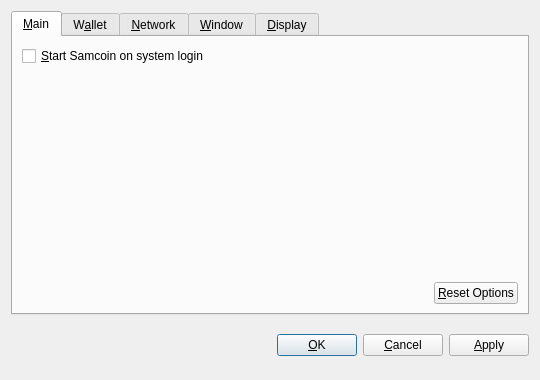
<?xml version="1.0" encoding="UTF-8"?>
<ui version="4.0">
 <class>OptionsDialog</class>
 <widget class="QDialog" name="OptionsDialog">
  <property name="geometry">
   <rect>
    <x>0</x>
    <y>0</y>
    <width>540</width>
    <height>380</height>
   </rect>
  </property>
  <property name="windowTitle">
   <string>Options</string>
  </property>
  <property name="modal">
   <bool>true</bool>
  </property>
  <layout class="QVBoxLayout" name="verticalLayout">
   <item>
    <widget class="QTabWidget" name="tabWidget">
     <property name="tabPosition">
      <enum>QTabWidget::North</enum>
     </property>
     <property name="currentIndex">
      <number>0</number>
     </property>
     <widget class="QWidget" name="tabMain">
      <attribute name="title">
       <string>&amp;Main</string>
      </attribute>
      <layout class="QVBoxLayout" name="verticalLayout_Main">
       <item>
        <widget class="QCheckBox" name="bitcoinAtStartup">
         <property name="toolTip">
          <string>Automatically start Samcoin after logging in to the system.</string>
         </property>
         <property name="text">
          <string>&amp;Start Samcoin on system login</string>
         </property>
        </widget>
       </item>
       <item>
        <spacer name="verticalSpacer_Main">
         <property name="orientation">
          <enum>Qt::Vertical</enum>
         </property>
         <property name="sizeHint" stdset="0">
          <size>
           <width>20</width>
           <height>40</height>
          </size>
         </property>
        </spacer>
       </item>
       <item>
        <layout class="QHBoxLayout" name="horizontalLayout_2_Main">
         <item>
          <spacer name="horizontalSpacer_2_Main">
           <property name="orientation">
            <enum>Qt::Horizontal</enum>
           </property>
           <property name="sizeHint" stdset="0">
            <size>
             <width>40</width>
             <height>20</height>
            </size>
           </property>
          </spacer>
         </item>
         <item>
          <widget class="QPushButton" name="resetButton">
           <property name="toolTip">
            <string>Reset all client options to default.</string>
           </property>
           <property name="text">
            <string>&amp;Reset Options</string>
           </property>
           <property name="autoDefault">
            <bool>false</bool>
           </property>
          </widget>
         </item>
        </layout>
       </item>
      </layout>
     </widget>
     <widget class="QWidget" name="tabWallet">
      <attribute name="title">
       <string>W&amp;allet</string>
      </attribute>
      <layout class="QVBoxLayout" name="verticalLayout_Network">
       <item>
        <widget class="QLabel" name="transactionFeeInfoLabel">
         <property name="text">
          <string>Optional transaction fee per kB that helps make sure your transactions are processed quickly. Most transactions are 1 kB.</string>
         </property>
         <property name="textFormat">
          <enum>Qt::PlainText</enum>
         </property>
         <property name="wordWrap">
          <bool>true</bool>
         </property>
        </widget>
       </item>
       <item>
        <layout class="QHBoxLayout" name="horizontalLayout_1_Main">
         <item>
          <widget class="QLabel" name="transactionFeeLabel">
           <property name="text">
            <string>Pay transaction &amp;fee</string>
           </property>
           <property name="textFormat">
            <enum>Qt::PlainText</enum>
           </property>
           <property name="buddy">
            <cstring>transactionFee</cstring>
           </property>
          </widget>
         </item>
         <item>
          <widget class="BitcoinAmountField" name="transactionFee"/>
         </item>
         <item>
          <spacer name="horizontalSpacer_1_Main">
           <property name="orientation">
            <enum>Qt::Horizontal</enum>
           </property>
           <property name="sizeHint" stdset="0">
            <size>
             <width>40</width>
             <height>20</height>
            </size>
           </property>
          </spacer>
         </item>
        </layout>
       </item>
       <item>
        <widget class="QLabel" name="label">
         <property name="text">
          <string>If you disable the spending of unconfirmed change, the change from a transaction cannot be used until that transaction has at least one confirmation. This also affects how your balance is computed.</string>
         </property>
         <property name="wordWrap">
          <bool>true</bool>
         </property>
        </widget>
       </item>
       <item>
        <widget class="QCheckBox" name="spendZeroConfChange">
         <property name="text">
          <string>Spend unconfirmed change  (experts only)</string>
         </property>
        </widget>
       </item>
       <item>
        <spacer name="verticalSpacer">
         <property name="orientation">
          <enum>Qt::Vertical</enum>
         </property>
         <property name="sizeHint" stdset="0">
          <size>
           <width>20</width>
           <height>40</height>
          </size>
         </property>
        </spacer>
       </item>
      </layout>
     </widget>
     <widget class="QWidget" name="tabNetwork">
      <attribute name="title">
       <string>&amp;Network</string>
      </attribute>
      <layout class="QVBoxLayout" name="verticalLayout_Network">
       <item>
        <widget class="QCheckBox" name="mapPortUpnp">
         <property name="toolTip">
          <string>Automatically open the Samcoin client port on the router. This only works when your router supports UPnP and it is enabled.</string>
         </property>
         <property name="text">
          <string>Map port using &amp;UPnP</string>
         </property>
        </widget>
       </item>
       <item>
        <widget class="QCheckBox" name="connectSocks">
         <property name="toolTip">
          <string>Connect to the Samcoin network through a SOCKS proxy (e.g. when connecting through Tor).</string>
         </property>
         <property name="text">
          <string>&amp;Connect through SOCKS proxy:</string>
         </property>
        </widget>
       </item>
       <item>
        <layout class="QHBoxLayout" name="horizontalLayout_Network">
         <item>
          <widget class="QLabel" name="proxyIpLabel">
           <property name="text">
            <string>Proxy &amp;IP:</string>
           </property>
           <property name="textFormat">
            <enum>Qt::PlainText</enum>
           </property>
           <property name="buddy">
            <cstring>proxyIp</cstring>
           </property>
          </widget>
         </item>
         <item>
          <widget class="QValidatedLineEdit" name="proxyIp">
           <property name="maximumSize">
            <size>
             <width>140</width>
             <height>16777215</height>
            </size>
           </property>
           <property name="toolTip">
            <string>IP address of the proxy (e.g. 127.0.0.1)</string>
           </property>
          </widget>
         </item>
         <item>
          <widget class="QLabel" name="proxyPortLabel">
           <property name="text">
            <string>&amp;Port:</string>
           </property>
           <property name="textFormat">
            <enum>Qt::PlainText</enum>
           </property>
           <property name="buddy">
            <cstring>proxyPort</cstring>
           </property>
          </widget>
         </item>
         <item>
          <widget class="QLineEdit" name="proxyPort">
           <property name="maximumSize">
            <size>
             <width>55</width>
             <height>16777215</height>
            </size>
           </property>
           <property name="toolTip">
            <string>Port of the proxy (e.g. 9050)</string>
           </property>
          </widget>
         </item>
         <item>
          <widget class="QLabel" name="socksVersionLabel">
           <property name="text">
            <string>SOCKS &amp;Version:</string>
           </property>
           <property name="textFormat">
            <enum>Qt::PlainText</enum>
           </property>
           <property name="buddy">
            <cstring>socksVersion</cstring>
           </property>
          </widget>
         </item>
         <item>
          <widget class="QValueComboBox" name="socksVersion">
           <property name="toolTip">
            <string>SOCKS version of the proxy (e.g. 5)</string>
           </property>
          </widget>
         </item>
         <item>
          <spacer name="horizontalSpacer_Network">
           <property name="orientation">
            <enum>Qt::Horizontal</enum>
           </property>
           <property name="sizeHint" stdset="0">
            <size>
             <width>40</width>
             <height>20</height>
            </size>
           </property>
          </spacer>
         </item>
        </layout>
       </item>
       <item>
        <spacer name="verticalSpacer_Network">
         <property name="orientation">
          <enum>Qt::Vertical</enum>
         </property>
         <property name="sizeHint" stdset="0">
          <size>
           <width>20</width>
           <height>40</height>
          </size>
         </property>
        </spacer>
       </item>
      </layout>
     </widget>
     <widget class="QWidget" name="tabWindow">
      <attribute name="title">
       <string>&amp;Window</string>
      </attribute>
      <layout class="QVBoxLayout" name="verticalLayout_Window">
       <item>
        <widget class="QCheckBox" name="minimizeToTray">
         <property name="toolTip">
          <string>Show only a tray icon after minimizing the window.</string>
         </property>
         <property name="text">
          <string>&amp;Minimize to the tray instead of the taskbar</string>
         </property>
        </widget>
       </item>
       <item>
        <widget class="QCheckBox" name="minimizeOnClose">
         <property name="toolTip">
          <string>Minimize instead of exit the application when the window is closed. When this option is enabled, the application will be closed only after selecting Quit in the menu.</string>
         </property>
         <property name="text">
          <string>M&amp;inimize on close</string>
         </property>
        </widget>
       </item>
       <item>
        <spacer name="verticalSpacer_Window">
         <property name="orientation">
          <enum>Qt::Vertical</enum>
         </property>
         <property name="sizeHint" stdset="0">
          <size>
           <width>20</width>
           <height>40</height>
          </size>
         </property>
        </spacer>
       </item>
      </layout>
     </widget>
     <widget class="QWidget" name="tabDisplay">
      <attribute name="title">
       <string>&amp;Display</string>
      </attribute>
      <layout class="QVBoxLayout" name="verticalLayout_Display">
       <item>
        <layout class="QHBoxLayout" name="horizontalLayout_1_Display">
         <item>
          <widget class="QLabel" name="langLabel">
           <property name="text">
            <string>User Interface &amp;language:</string>
           </property>
           <property name="textFormat">
            <enum>Qt::PlainText</enum>
           </property>
           <property name="buddy">
            <cstring>lang</cstring>
           </property>
          </widget>
         </item>
         <item>
          <widget class="QValueComboBox" name="lang">
           <property name="toolTip">
            <string>The user interface language can be set here. This setting will take effect after restarting Samcoin.</string>
           </property>
          </widget>
         </item>
        </layout>
       </item>
       <item>
        <layout class="QHBoxLayout" name="horizontalLayout_2_Display">
         <item>
          <widget class="QLabel" name="unitLabel">
           <property name="text">
            <string>&amp;Unit to show amounts in:</string>
           </property>
           <property name="textFormat">
            <enum>Qt::PlainText</enum>
           </property>
           <property name="buddy">
            <cstring>unit</cstring>
           </property>
          </widget>
         </item>
         <item>
          <widget class="QValueComboBox" name="unit">
           <property name="toolTip">
            <string>Choose the default subdivision unit to show in the interface and when sending coins.</string>
           </property>
          </widget>
         </item>
        </layout>
       </item>
       <item>
        <widget class="QCheckBox" name="displayAddresses">
         <property name="toolTip">
          <string>Whether to show Samcoin addresses in the transaction list or not.</string>
         </property>
         <property name="text">
          <string>&amp;Display addresses in transaction list</string>
         </property>
        </widget>
       </item>
       <item>
        <widget class="QCheckBox" name="coinControlFeatures">
         <property name="toolTip">
          <string>Whether to show coin control features or not.</string>
         </property>
         <property name="text">
          <string>Display coin &amp;control features (experts only!)</string>
         </property>
        </widget>
       </item>
       <item>
        <spacer name="verticalSpacer_Display">
         <property name="orientation">
          <enum>Qt::Vertical</enum>
         </property>
         <property name="sizeHint" stdset="0">
          <size>
           <width>20</width>
           <height>40</height>
          </size>
         </property>
        </spacer>
       </item>
      </layout>
     </widget>
    </widget>
   </item>
   <item>
    <layout class="QHBoxLayout" name="horizontalLayout_Buttons">
     <item>
      <spacer name="horizontalSpacer_1">
       <property name="orientation">
        <enum>Qt::Horizontal</enum>
       </property>
       <property name="sizeHint" stdset="0">
        <size>
         <width>40</width>
         <height>48</height>
        </size>
       </property>
      </spacer>
     </item>
     <item>
      <widget class="QLabel" name="statusLabel">
       <property name="font">
        <font>
         <weight>75</weight>
         <bold>true</bold>
        </font>
       </property>
       <property name="text">
        <string/>
       </property>
       <property name="textFormat">
        <enum>Qt::PlainText</enum>
       </property>
       <property name="wordWrap">
        <bool>true</bool>
       </property>
      </widget>
     </item>
     <item>
      <spacer name="horizontalSpacer_2">
       <property name="orientation">
        <enum>Qt::Horizontal</enum>
       </property>
       <property name="sizeHint" stdset="0">
        <size>
         <width>40</width>
         <height>48</height>
        </size>
       </property>
      </spacer>
     </item>
     <item>
      <widget class="QPushButton" name="okButton">
       <property name="text">
        <string>&amp;OK</string>
       </property>
      </widget>
     </item>
     <item>
      <widget class="QPushButton" name="cancelButton">
       <property name="text">
        <string>&amp;Cancel</string>
       </property>
       <property name="autoDefault">
        <bool>false</bool>
       </property>
      </widget>
     </item>
     <item>
      <widget class="QPushButton" name="applyButton">
       <property name="text">
        <string>&amp;Apply</string>
       </property>
       <property name="autoDefault">
        <bool>false</bool>
       </property>
      </widget>
     </item>
    </layout>
   </item>
  </layout>
 </widget>
 <customwidgets>
  <customwidget>
   <class>BitcoinAmountField</class>
   <extends>QSpinBox</extends>
   <header>bitcoinamountfield.h</header>
  </customwidget>
  <customwidget>
   <class>QValueComboBox</class>
   <extends>QComboBox</extends>
   <header>qvaluecombobox.h</header>
  </customwidget>
  <customwidget>
   <class>QValidatedLineEdit</class>
   <extends>QLineEdit</extends>
   <header>qvalidatedlineedit.h</header>
  </customwidget>
 </customwidgets>
 <resources/>
 <connections/>
</ui>
